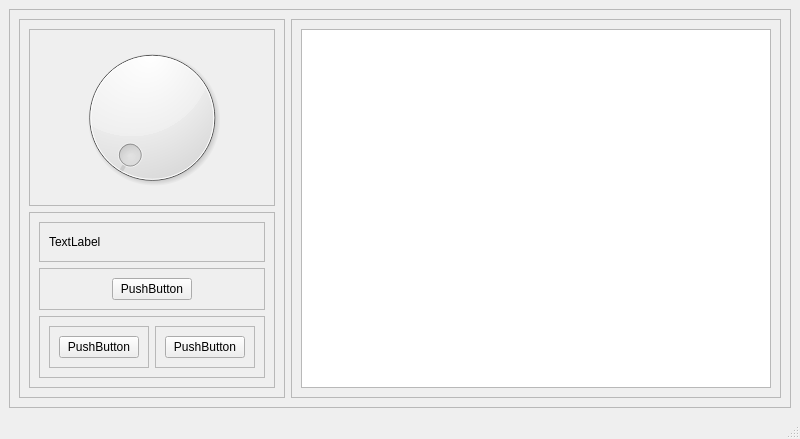
<?xml version="1.0" encoding="UTF-8"?>
<ui version="4.0">
 <class>MainWindow</class>
 <widget class="QMainWindow" name="MainWindow">
  <property name="geometry">
   <rect>
    <x>0</x>
    <y>0</y>
    <width>800</width>
    <height>439</height>
   </rect>
  </property>
  <property name="windowTitle">
   <string>MainWindow</string>
  </property>
  <widget class="QWidget" name="centralwidget">
   <layout class="QVBoxLayout" name="verticalLayout">
    <item>
     <widget class="QFrame" name="frame">
      <property name="frameShape">
       <enum>QFrame::StyledPanel</enum>
      </property>
      <property name="frameShadow">
       <enum>QFrame::Raised</enum>
      </property>
      <layout class="QHBoxLayout" name="horizontalLayout" stretch="1,2">
       <item>
        <widget class="QFrame" name="frame_2">
         <property name="frameShape">
          <enum>QFrame::StyledPanel</enum>
         </property>
         <property name="frameShadow">
          <enum>QFrame::Raised</enum>
         </property>
         <layout class="QVBoxLayout" name="verticalLayout_2" stretch="1,1">
          <item>
           <widget class="QFrame" name="frame_4">
            <property name="frameShape">
             <enum>QFrame::StyledPanel</enum>
            </property>
            <property name="frameShadow">
             <enum>QFrame::Raised</enum>
            </property>
            <layout class="QVBoxLayout" name="verticalLayout_4">
             <item>
              <widget class="QDial" name="AngleDial"/>
             </item>
            </layout>
           </widget>
          </item>
          <item>
           <widget class="QFrame" name="frame_5">
            <property name="frameShape">
             <enum>QFrame::StyledPanel</enum>
            </property>
            <property name="frameShadow">
             <enum>QFrame::Raised</enum>
            </property>
            <layout class="QVBoxLayout" name="verticalLayout_3">
             <item>
              <widget class="QFrame" name="frame_6">
               <property name="frameShape">
                <enum>QFrame::StyledPanel</enum>
               </property>
               <property name="frameShadow">
                <enum>QFrame::Raised</enum>
               </property>
               <layout class="QVBoxLayout" name="verticalLayout_6">
                <item>
                 <widget class="QLabel" name="AngleLBL">
                  <property name="text">
                   <string>TextLabel</string>
                  </property>
                 </widget>
                </item>
               </layout>
              </widget>
             </item>
             <item>
              <widget class="QFrame" name="frame_7">
               <property name="frameShape">
                <enum>QFrame::StyledPanel</enum>
               </property>
               <property name="frameShadow">
                <enum>QFrame::Raised</enum>
               </property>
               <layout class="QHBoxLayout" name="horizontalLayout_3">
                <item>
                 <spacer name="horizontalSpacer_2">
                  <property name="orientation">
                   <enum>Qt::Horizontal</enum>
                  </property>
                  <property name="sizeHint" stdset="0">
                   <size>
                    <width>40</width>
                    <height>20</height>
                   </size>
                  </property>
                 </spacer>
                </item>
                <item>
                 <widget class="QPushButton" name="HomBT">
                  <property name="text">
                   <string>PushButton</string>
                  </property>
                 </widget>
                </item>
                <item>
                 <spacer name="horizontalSpacer">
                  <property name="orientation">
                   <enum>Qt::Horizontal</enum>
                  </property>
                  <property name="sizeHint" stdset="0">
                   <size>
                    <width>40</width>
                    <height>20</height>
                   </size>
                  </property>
                 </spacer>
                </item>
               </layout>
              </widget>
             </item>
             <item>
              <widget class="QFrame" name="frame_8">
               <property name="frameShape">
                <enum>QFrame::StyledPanel</enum>
               </property>
               <property name="frameShadow">
                <enum>QFrame::Raised</enum>
               </property>
               <layout class="QHBoxLayout" name="horizontalLayout_6">
                <item>
                 <widget class="QFrame" name="frame_9">
                  <property name="frameShape">
                   <enum>QFrame::StyledPanel</enum>
                  </property>
                  <property name="frameShadow">
                   <enum>QFrame::Raised</enum>
                  </property>
                  <layout class="QHBoxLayout" name="horizontalLayout_4">
                   <item>
                    <widget class="QPushButton" name="MoveBackBT">
                     <property name="text">
                      <string>PushButton</string>
                     </property>
                    </widget>
                   </item>
                  </layout>
                 </widget>
                </item>
                <item>
                 <widget class="QFrame" name="frame_10">
                  <property name="frameShape">
                   <enum>QFrame::StyledPanel</enum>
                  </property>
                  <property name="frameShadow">
                   <enum>QFrame::Raised</enum>
                  </property>
                  <layout class="QHBoxLayout" name="horizontalLayout_5">
                   <item>
                    <widget class="QPushButton" name="MoveForwardBT">
                     <property name="text">
                      <string>PushButton</string>
                     </property>
                    </widget>
                   </item>
                  </layout>
                 </widget>
                </item>
               </layout>
              </widget>
             </item>
            </layout>
           </widget>
          </item>
         </layout>
        </widget>
       </item>
       <item>
        <widget class="QFrame" name="frame_3">
         <property name="frameShape">
          <enum>QFrame::StyledPanel</enum>
         </property>
         <property name="frameShadow">
          <enum>QFrame::Raised</enum>
         </property>
         <layout class="QVBoxLayout" name="verticalLayout_5">
          <item>
           <widget class="QGraphicsView" name="graphicsView"/>
          </item>
         </layout>
        </widget>
       </item>
      </layout>
     </widget>
    </item>
   </layout>
  </widget>
  <widget class="QMenuBar" name="menubar">
   <property name="geometry">
    <rect>
     <x>0</x>
     <y>0</y>
     <width>800</width>
     <height>21</height>
    </rect>
   </property>
  </widget>
  <widget class="QStatusBar" name="statusbar"/>
 </widget>
 <resources/>
 <connections/>
</ui>
